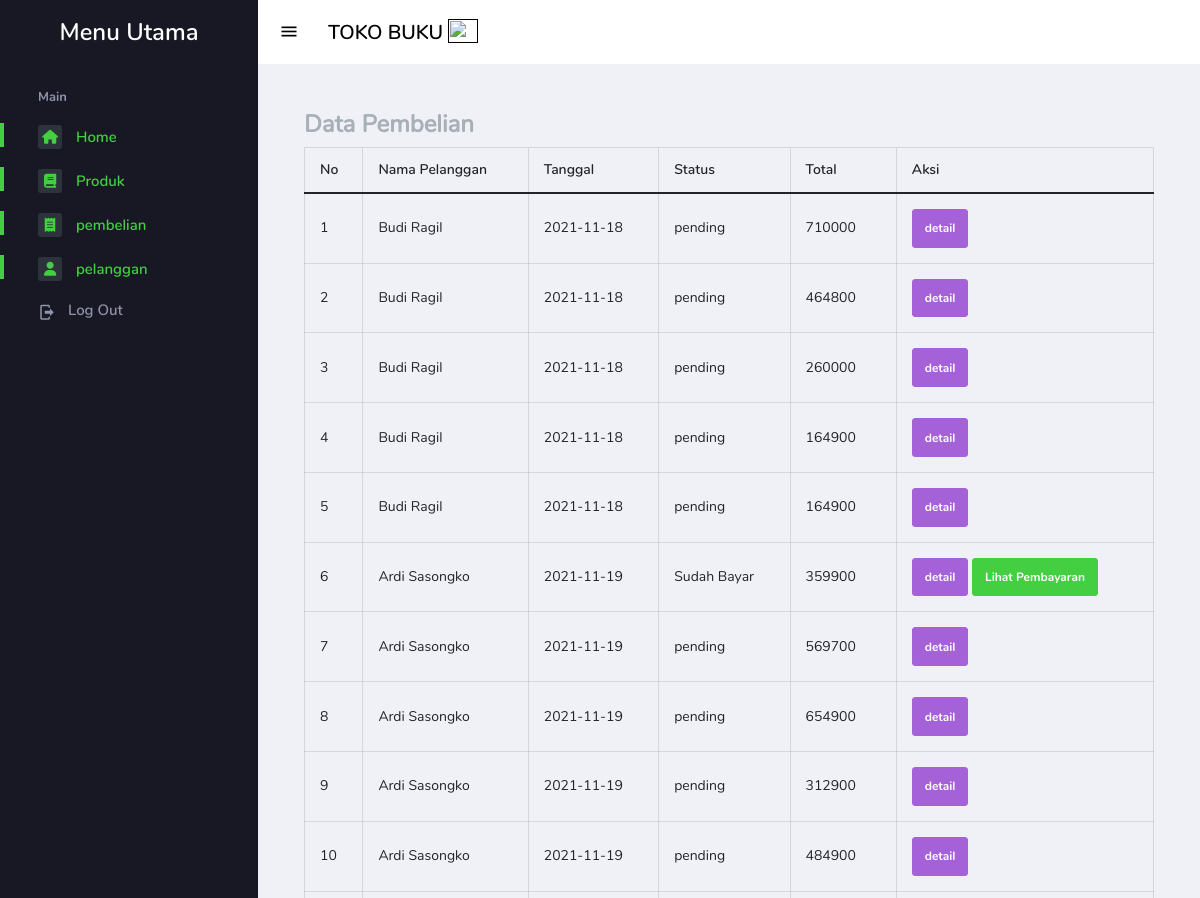
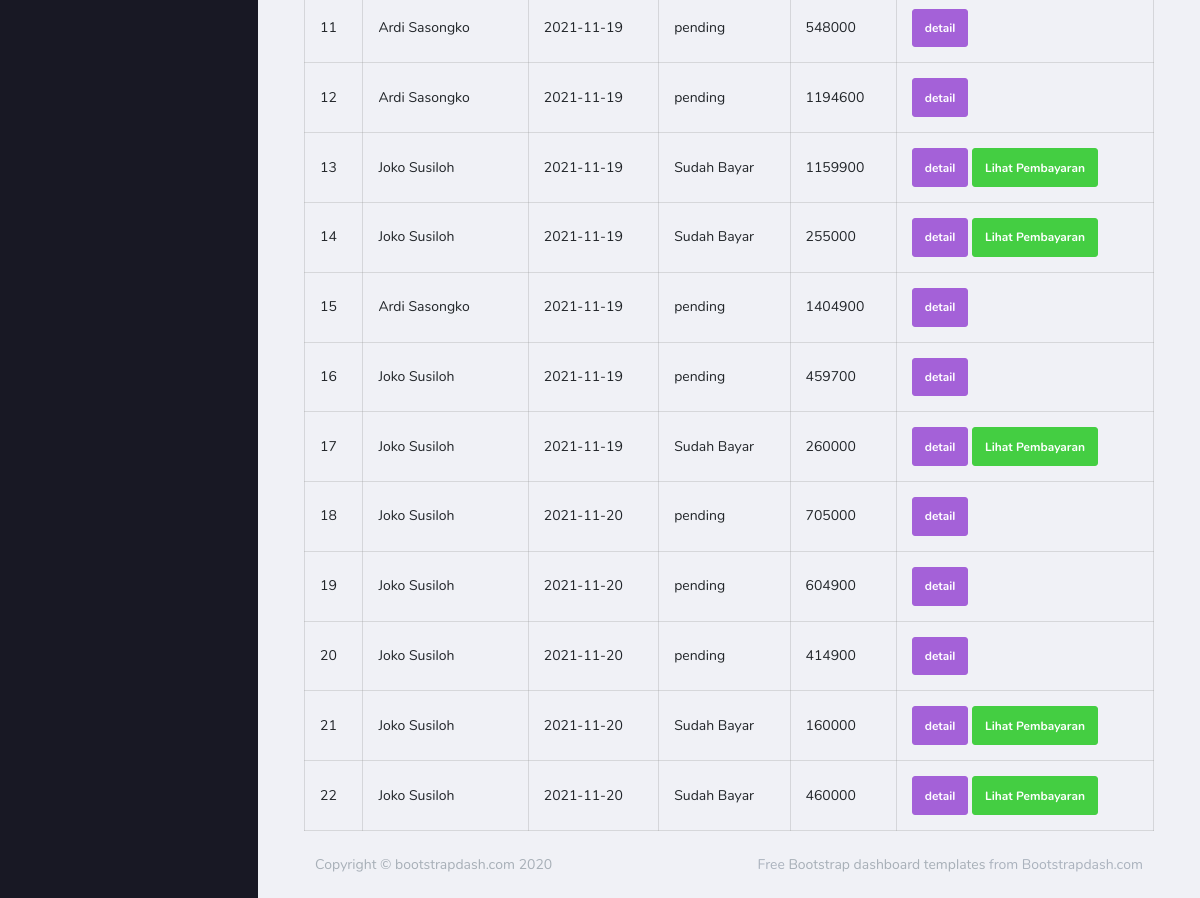
Page /admin/index.php?halaman=pembelian (signed in) on the committed database (2 pictures, top to bottom).
### tables this page shows
CREATE TABLE `pembelian` (
  `id_pembelian` int(11) NOT NULL,
  `id_pelanggan` int(11) NOT NULL,
  `id_ongkir` int(11) NOT NULL,
  `tanggal_pembelian` date NOT NULL,
  `total_pembelian` int(11) NOT NULL,
  `nama_kota` varchar(100) NOT NULL,
  `tarif` int(11) NOT NULL,
  `alamat` text NOT NULL,
  `status` varchar(100) NOT NULL DEFAULT 'pending'
);

CREATE TABLE `pelanggan` (
  `id_pelanggan` int(11) NOT NULL,
  `email_pelanggan` varchar(100) NOT NULL,
  `password_pelanggan` varchar(50) NOT NULL,
  `nama_pelanggan` varchar(100) NOT NULL,
  `telepon_pelanggan` varchar(25) NOT NULL
);

### admin/pembelian.php (the view)
<h2>Data Pembelian</h2>
<table class="table table-bordered">
	<thead>
		<tr>
			<th>No</th>
			<th>Nama Pelanggan</th>
			<th>Tanggal</th>
			<th>Status</th>
			<th>Total</th>
			<th>Aksi</th>
		</tr>
	</thead>
	<tbody>
		<?php $data = $conn-> query("SELECT*FROM pembelian JOIN pelanggan ON pembelian.id_pelanggan=pelanggan.id_pelanggan");?>
		<?php $no=1; ?>
		<?php while($isi= mysqli_fetch_assoc($data)){ ?>
		<tr>
			<td><?php echo $no; ?></td>
			<td><?php echo $isi['nama_pelanggan']; ?></td>
			<td><?php echo $isi['tanggal_pembelian']; ?></td>
			<td><?php echo $isi['status']; ?></td>
			<td><?php echo $isi['total_pembelian']; ?></td>
			<td>
				<a href="index.php?halaman=detail&id=<?php echo $isi['id_pembelian']?>" class="btn-info btn">detail</a>
				<?php if ($isi['status'] == "Sudah Bayar") : ?>
				<a href="index.php?halaman=pembayaran&id=<?php echo $isi['id_pembelian']?>" class="btn btn-success">Lihat Pembayaran</a>
				<?php endif ?>
			</td>
		</tr>
		<?php $no++;?>
		<?php } ?>
	</tbody>
</table>

### rows in the picture
pembelian: id_pelanggan.nama_pelanggan "Budi Ragil", tanggal_pembelian "2021-11-18", status "pending", total_pembelian "710000"
pembelian: id_pelanggan.nama_pelanggan "Budi Ragil", tanggal_pembelian "2021-11-18", status "pending", total_pembelian "464800"
pembelian: id_pelanggan.nama_pelanggan "Budi Ragil", tanggal_pembelian "2021-11-18", status "pending", total_pembelian "260000"
pembelian: id_pelanggan.nama_pelanggan "Budi Ragil", tanggal_pembelian "2021-11-18", status "pending", total_pembelian "164900"
pembelian: id_pelanggan.nama_pelanggan "Budi Ragil", tanggal_pembelian "2021-11-18", status "pending", total_pembelian "164900"
pembelian: id_pelanggan.nama_pelanggan "Ardi Sasongko", tanggal_pembelian "2021-11-19", status "Sudah Bayar", total_pembelian "359900"
pembelian: id_pelanggan.nama_pelanggan "Ardi Sasongko", tanggal_pembelian "2021-11-19", status "pending", total_pembelian "569700"
pembelian: id_pelanggan.nama_pelanggan "Ardi Sasongko", tanggal_pembelian "2021-11-19", status "pending", total_pembelian "654900"
pembelian: id_pelanggan.nama_pelanggan "Ardi Sasongko", tanggal_pembelian "2021-11-19", status "pending", total_pembelian "312900"
pembelian: id_pelanggan.nama_pelanggan "Ardi Sasongko", tanggal_pembelian "2021-11-19", status "pending", total_pembelian "484900"
pembelian: id_pelanggan.nama_pelanggan "Ardi Sasongko", tanggal_pembelian "2021-11-19", status "pending", total_pembelian "548000"
pembelian: id_pelanggan.nama_pelanggan "Ardi Sasongko", tanggal_pembelian "2021-11-19", status "pending", total_pembelian "1194600"
pembelian: id_pelanggan.nama_pelanggan "Joko Susiloh", tanggal_pembelian "2021-11-19", status "Sudah Bayar", total_pembelian "1159900"
pembelian: id_pelanggan.nama_pelanggan "Joko Susiloh", tanggal_pembelian "2021-11-19", status "Sudah Bayar", total_pembelian "255000"
pembelian: id_pelanggan.nama_pelanggan "Ardi Sasongko", tanggal_pembelian "2021-11-19", status "pending", total_pembelian "1404900"
pembelian: id_pelanggan.nama_pelanggan "Joko Susiloh", tanggal_pembelian "2021-11-19", status "pending", total_pembelian "459700"
pembelian: id_pelanggan.nama_pelanggan "Joko Susiloh", tanggal_pembelian "2021-11-19", status "Sudah Bayar", total_pembelian "260000"
pembelian: id_pelanggan.nama_pelanggan "Joko Susiloh", tanggal_pembelian "2021-11-20", status "pending", total_pembelian "705000"
pembelian: id_pelanggan.nama_pelanggan "Joko Susiloh", tanggal_pembelian "2021-11-20", status "pending", total_pembelian "604900"
pembelian: id_pelanggan.nama_pelanggan "Joko Susiloh", tanggal_pembelian "2021-11-20", status "pending", total_pembelian "414900"
pembelian: id_pelanggan.nama_pelanggan "Joko Susiloh", tanggal_pembelian "2021-11-20", status "Sudah Bayar", total_pembelian "160000"
pembelian: id_pelanggan.nama_pelanggan "Joko Susiloh", tanggal_pembelian "2021-11-20", status "Sudah Bayar", total_pembelian "460000"
